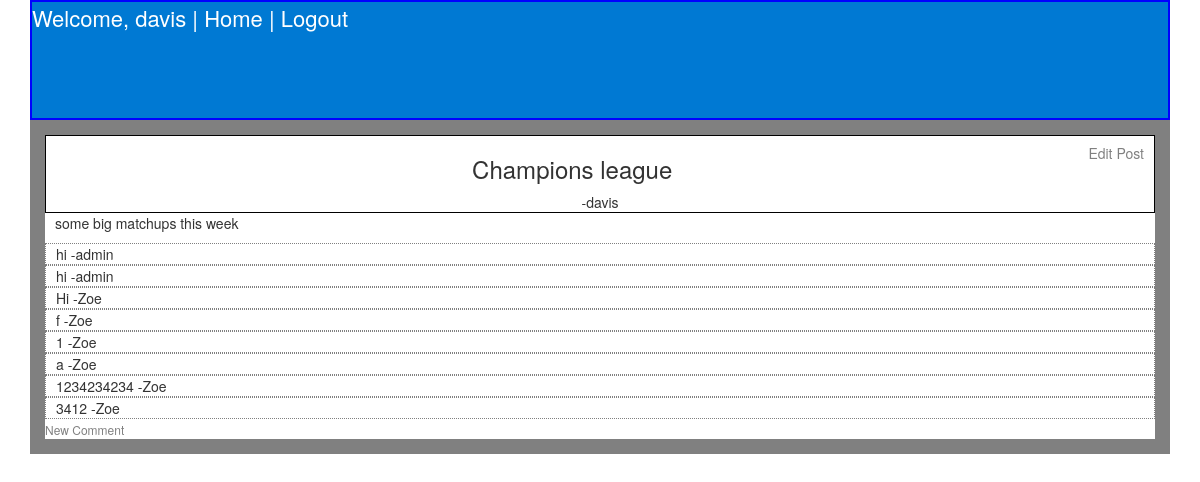
Page /posts/10/ (signed in) on the committed database.
### app/models.py (models this page shows, shortened)
class Post(models.Model):
    title = models.CharField(max_length = 40)
    description =  models.CharField(max_length = 255)
    body = models.TextField()
    url = models.URLField(max_length = 250, null=True, blank=True)
    creation_time = models.DateTimeField(auto_now_add=True)
    modification_time = models.DateTimeField(auto_now=True)
    subreddit = models.ForeignKey(Subreddit)
    user = models.ForeignKey(User)
    @property
    def is_hot(self):
        first = self.creation_time
        second = (timezone.now() - timedelta(hours=3))
        com = Comment.objects.filter(post=self).filter(created_time__gt = (datetime.now() - timedelta(hours=3)))
        if com.count() > 3:
            return True
        else:
            return False
    def __str__(self):
        return self.title

class Comment(models.Model):
    text = models.TextField()
    user = models.ForeignKey(User)
    post = models.ForeignKey(Post)
    created_time = models.DateTimeField(auto_now_add=True)
    modified_time = models.DateTimeField(auto_now=True)

### app/views.py (the view)
# urls.py: url(r'^posts/(?P<pk>\d+)/$', CommentListView.as_view(), name="comment_list_view"),
class CommentListView(ListView):
    model = Comment
    def get_context_data(self):
        context = super().get_context_data()
        context["post"] = Post.objects.get(id=self.kwargs['pk'])
        return context
    def get_queryset(self):
        return Comment.objects.filter(post = self.kwargs['pk'])

### templates/app/comment_list.html (shortened to what this page needs)
{% extends 'base.html'%}
{% block content%}
<div class="title">
{% if request.user == post.user %}
<h5><a href="{% url 'post_update_view' post.id %}">Edit Post</a></h5>
{% endif %}
<h3>{{post}}</h3>  -{{ post.user }}</div>
<div class="post">
{{post.body}}
</div>
<div class="comment_section">
{% for com in object_list %}
<div class="comment">
  {{ com.text }} -{{ com.user }} <br>
</div>
{% endfor %}
<a href="{% url 'comment_create_view' post.id %}">New Comment</a>
</div>
{% endblock %}

### templates/base.html (shortened to what this page needs)
{% load staticfiles %}
<!DOCTYPE html>
<html>
  <head>
    <link rel="stylesheet" href="{% static 'css/bootstrap.css' %}" media="screen" title="no title">
    <link rel="stylesheet" type="text/css" href="{% static 'css/theme.css' %}" />
  </head>
  <body>
    <div class="container">
    <div class="links" id="top">
      {% if request.user.is_authenticated %}
       Welcome, {{ request.user }} | <a href="{% url 'subreddits_view'%}">Home</a> |
       <a href="http://localhost:8000/logout">Logout</a>
       {% else %}
       <a href="{% url 'subreddits_view'%}">Home</a> | <a href="{% url 'user_create_view'%}">Create User</a>
       | <a href="http://localhost:8000/login">Login</a>
       {% endif %}
    </div>
<div class="box">
    {% block content %}
        {% endblock %}
      </div>
  </body>
</html>

### app/static/css/theme.css (style rules this page uses)
.links { color: white; background: #0079d3; height: 120px; border: 2px solid blue; font-size: 22px; }
.container a:link { color: grey; font-size: 20px; }
#top a:link { color: white; }
#top a:link { font-size: 22px; padding-top: 10px; }
.title { text-align: center; border: solid 1px black; padding-right: 10px; padding-left: 10px; }
.title a:link { float: right ; font-size: 14px; }
.box { border: 15px solid grey; }
.post { padding-left: 10px; }
.comment_section a:link { font-size: 12px; }
.comment { border: dotted 1px grey; padding-left: 10px; }

### rows in the picture
Post: title "Champions league", user "davis", body "some big matchups this week"
Comment: text "hi", user "admin"
Comment: text "hi", user "admin"
Comment: text "Hi", user "Zoe"
Comment: text "f", user "Zoe"
Comment: text "1", user "Zoe"
Comment: text "a", user "Zoe"
Comment: text "1234234234", user "Zoe"
Comment: text "3412", user "Zoe"

### other values in the picture
{{ request.user }} "davis"
